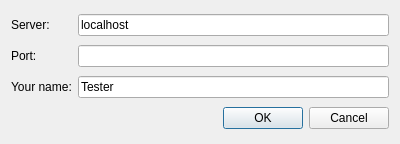
<?xml version="1.0" encoding="UTF-8"?>
<ui version="4.0">
 <class>Login</class>
 <widget class="QDialog" name="Login">
  <property name="geometry">
   <rect>
    <x>0</x>
    <y>0</y>
    <width>400</width>
    <height>144</height>
   </rect>
  </property>
  <property name="windowTitle">
   <string>Login</string>
  </property>
  <layout class="QGridLayout" name="gridLayout">
   <item row="0" column="0">
    <widget class="QLabel" name="label_2">
     <property name="text">
      <string>Server:</string>
     </property>
    </widget>
   </item>
   <item row="0" column="1">
    <widget class="QLineEdit" name="server">
     <property name="text">
      <string>localhost</string>
     </property>
    </widget>
   </item>
   <item row="1" column="0">
    <widget class="QLabel" name="label_3">
     <property name="text">
      <string>Port:</string>
     </property>
    </widget>
   </item>
   <item row="1" column="1">
    <widget class="QLineEdit" name="port">
     <property name="text">
      <string/>
     </property>
    </widget>
   </item>
   <item row="2" column="0">
    <widget class="QLabel" name="label">
     <property name="text">
      <string>Your name:</string>
     </property>
    </widget>
   </item>
   <item row="2" column="1">
    <widget class="QLineEdit" name="name">
     <property name="text">
      <string>Tester</string>
     </property>
    </widget>
   </item>
   <item row="3" column="0" colspan="2">
    <widget class="QDialogButtonBox" name="buttonBox">
     <property name="orientation">
      <enum>Qt::Horizontal</enum>
     </property>
     <property name="standardButtons">
      <set>QDialogButtonBox::Cancel|QDialogButtonBox::Ok</set>
     </property>
    </widget>
   </item>
  </layout>
 </widget>
 <resources/>
 <connections>
  <connection>
   <sender>buttonBox</sender>
   <signal>accepted()</signal>
   <receiver>Login</receiver>
   <slot>accept()</slot>
   <hints>
    <hint type="sourcelabel">
     <x>248</x>
     <y>254</y>
    </hint>
    <hint type="destinationlabel">
     <x>157</x>
     <y>274</y>
    </hint>
   </hints>
  </connection>
  <connection>
   <sender>buttonBox</sender>
   <signal>rejected()</signal>
   <receiver>Login</receiver>
   <slot>reject()</slot>
   <hints>
    <hint type="sourcelabel">
     <x>316</x>
     <y>260</y>
    </hint>
    <hint type="destinationlabel">
     <x>286</x>
     <y>274</y>
    </hint>
   </hints>
  </connection>
 </connections>
</ui>
